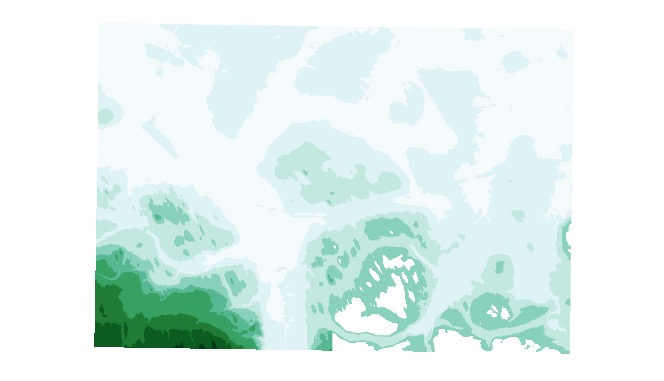

The R source for this figure:
library(raster)
library(rasterVis)
library(sf)
library(ggplot2)


DEM = raster('/Users/samedelstein/Downloads/p30elu.dem') #import raster file
DEM1 = raster('/Users/samedelstein/Downloads/p29elu.dem')
DEM = rasterToPoints(DEM) #change raster to matrix object with coordinates
DEM = data.frame(DEM) #change matrix to data.frame object
DEM1 = rasterToPoints(DEM1) #change raster to matrix object with coordinates
DEM1 = data.frame(DEM1) 

#assign the DEM elevation values to class intervals
DEM$p30elu = cut(DEM$p30elu,breaks=c(0,25,50,75,100,125,150,175,200,225,250,275,300,325)) #here you'll want to create classes with intervals of 10 meters.
DEM1$p29elu = cut(DEM1$p29elu,breaks=c(0,25,50,75,100,125,150,175,200,225,250,275,300,325)) #here you'll want to create classes with intervals of 10 meters.

#Plot raster

ggplot() +
  geom_tile(data=DEM,aes(x=x,y=y,fill=p30elu)) + 
  geom_tile(data=DEM1,aes(x=x,y=y,fill=p29elu)) + 
  scale_fill_brewer("Elevation (m)", type = "seq", palette = "BuGn") +
  xlab("Meters") + ylab("Meters") +
  theme_bw() + 
  coord_equal() + 
  theme(legend.position = "none",
                        axis.title.x = element_blank(),
                        axis.title.y = element_blank(),
                        axis.ticks = element_blank(),
                        panel.grid.major = element_blank(), 
                        panel.grid.minor = element_blank(),
                        panel.border = element_blank(),
                        axis.text.x=element_blank(),
                        axis.text.y=element_blank())
